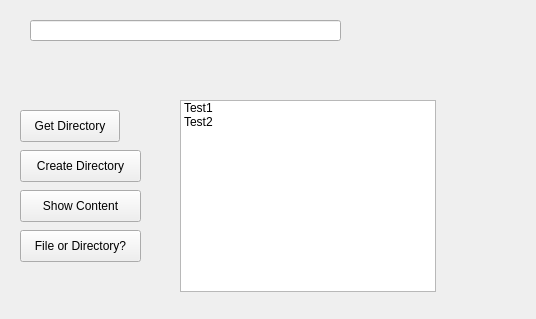
<?xml version="1.0" encoding="UTF-8"?>
<ui version="4.0">
 <class>Widget</class>
 <widget class="QWidget" name="Widget">
  <property name="geometry">
   <rect>
    <x>0</x>
    <y>0</y>
    <width>536</width>
    <height>319</height>
   </rect>
  </property>
  <property name="windowTitle">
   <string>Widget</string>
  </property>
  <widget class="QLineEdit" name="lineEdit">
   <property name="geometry">
    <rect>
     <x>30</x>
     <y>20</y>
     <width>311</width>
     <height>21</height>
    </rect>
   </property>
  </widget>
  <widget class="QPushButton" name="pushButton">
   <property name="geometry">
    <rect>
     <x>20</x>
     <y>110</y>
     <width>100</width>
     <height>32</height>
    </rect>
   </property>
   <property name="text">
    <string>Get Directory</string>
   </property>
  </widget>
  <widget class="QPushButton" name="pushButton_2">
   <property name="geometry">
    <rect>
     <x>20</x>
     <y>150</y>
     <width>121</width>
     <height>32</height>
    </rect>
   </property>
   <property name="text">
    <string>Create Directory</string>
   </property>
  </widget>
  <widget class="QPushButton" name="pushButton_3">
   <property name="geometry">
    <rect>
     <x>20</x>
     <y>190</y>
     <width>121</width>
     <height>32</height>
    </rect>
   </property>
   <property name="text">
    <string>Show Content</string>
   </property>
  </widget>
  <widget class="QListWidget" name="listWidget">
   <property name="geometry">
    <rect>
     <x>180</x>
     <y>100</y>
     <width>256</width>
     <height>192</height>
    </rect>
   </property>
   <item>
    <property name="text">
     <string>Test1</string>
    </property>
   </item>
   <item>
    <property name="text">
     <string>Test2</string>
    </property>
   </item>
  </widget>
  <widget class="QPushButton" name="pushButton_4">
   <property name="geometry">
    <rect>
     <x>20</x>
     <y>230</y>
     <width>121</width>
     <height>32</height>
    </rect>
   </property>
   <property name="text">
    <string>File or Directory?</string>
   </property>
  </widget>
 </widget>
 <resources/>
 <connections/>
</ui>
